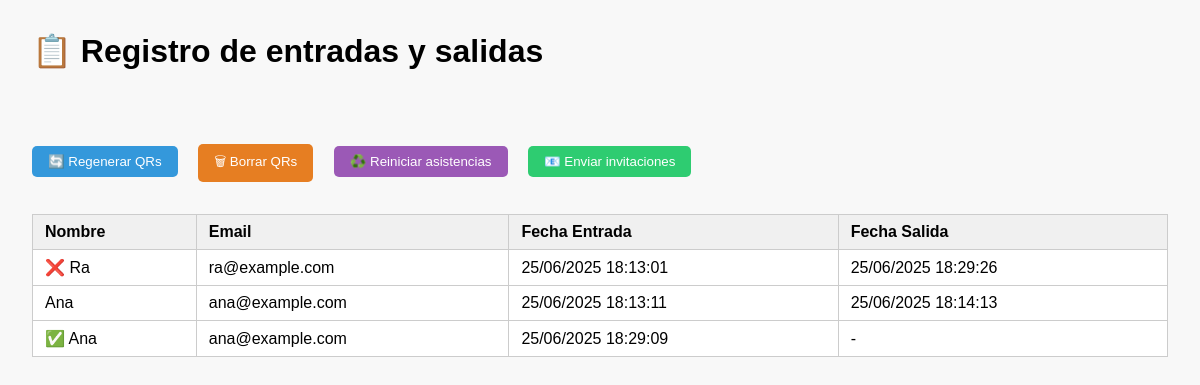
The page / on the database its author committed.
### main.py (models this page shows)
class Invitado(Base):
    __tablename__ = 'invitados'
    id = Column(String, primary_key=True, index=True)
    nombre = Column(String, nullable=False)
    email = Column(String, nullable=True, unique=True)
    asistencias = relationship('Asistencia', back_populates='invitado')

class Asistencia(Base):
    __tablename__ = 'asistencias'
    id = Column(String, primary_key=True, index=True, default=lambda: str(uuid4()))
    invitado_id = Column(String, ForeignKey('invitados.id'))
    fecha_entrada = Column(DateTime, nullable=True)
    fecha_salida = Column(DateTime, nullable=True)
    invitado = relationship('Invitado', back_populates='asistencias')

### main.py (the view)
@app.get('/', response_class=HTMLResponse)
def home(request: Request, msg: str = None):
    db = SessionLocal()
    asistencias = db.query(Asistencia).join(Invitado).order_by(Asistencia.fecha_entrada).all()
    datos = [
        {
            'nombre': a.invitado.nombre,
            'email': a.invitado.email,
            'fecha_entrada': a.fecha_entrada,
            'fecha_salida': a.fecha_salida,
        }
        for a in asistencias
    ]
    db.close()
    return templates.TemplateResponse('inicio.html', {'request': request, 'invitados': datos, 'msg': msg})

### templates/inicio.html (shortened to what this page needs)
<!DOCTYPE html>
<html lang="es">
<head>
</head>
<body>
    <h1>📋 Registro de entradas y salidas</h1>
    <div class="acciones">
        <form method="post" action="/regenerar" style="display:inline;">
            <button type="submit" class="regenerar">🔄 Regenerar QRs</button>
        </form>
        <form method="post" action="/limpiar" style="display:inline;">
            <button type="submit" class="limpiar">🗑 Borrar QRs</button>
        </form>
        <form method="post" action="/reset-asistencias" style="display:inline;">
            <button type="submit" class="reiniciar">♻️ Reiniciar asistencias</button>
        </form>
        <form method="post" action="/enviar-emails" style="display:inline;">
            <button type="submit" class="emails">📧 Enviar invitaciones</button>
        </form>
    </div>
    {% set ultimos = {} %}
    <table>
        <thead>
            <tr>
                <th>Nombre</th>
                <th>Email</th>
                <th>Fecha Entrada</th>
                <th>Fecha Salida</th>
            </tr>
        </thead>
        <tbody>
            {% for asist in invitados %}
            <tr>
                <td>
                    {% if loop.index0 == ultimos[asist.nombre] %}
                        {% if not asist.fecha_salida %}
                            ✅
                        {% else %}
                            ❌
                        {% endif %}
                    {% endif %}
                    {{ asist.nombre }}
                </td>
                <td>{{ asist.email or '-' }}</td>
                <td>
                    {% if asist.fecha_entrada %}
                        {{ asist.fecha_entrada.strftime("%d/%m/%Y %H:%M:%S") }}
                    {% else %}
                        -
                    {% endif %}
                </td>
                <td>
                    {% if asist.fecha_salida %}
                        {{ asist.fecha_salida.strftime("%d/%m/%Y %H:%M:%S") }}
                    {% else %}
                        -
                    {% endif %}
                </td>
            </tr>
            {% endfor %}
        </tbody>
    </table>
</body>
</html>

### templates/inicio.html (style rules this page uses)
body { font-family: sans-serif; margin: 2rem; background-color: #f8f8f8; }
h1 { margin-bottom: 1rem; }
.acciones { margin-bottom: 2rem; }
button { padding: 0.5rem 1rem; margin-right: 1rem; border: none; border-radius: 5px; cursor: pointer; }
.regenerar { background-color: #3498db; color: white; }
.limpiar { background-color: #e67e22; color: white; }
.reiniciar { background-color: #9b59b6; color: white; }
.emails { background-color: #2ecc71; color: white; }
table { border-collapse: collapse; width: 100%; background: white; }
th, td { border: 1px solid #ccc; padding: 8px 12px; text-align: left; }
th { background-color: #f0f0f0; }

### rows shown on the page
Invitado: nombre "Ra", email "ra@example.com", fecha_entrada "25/06/2025 18:13:01", fecha_salida "25/06/2025 18:29:26"
Invitado: nombre "Ana", email "ana@example.com", fecha_entrada "25/06/2025 18:13:11", fecha_salida "25/06/2025 18:14:13", fecha_entrada "25/06/2025 18:29:09"
